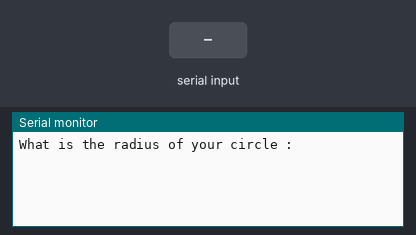
Recording of a sketch running on a simulated Arduino Uno, built with avr-gcc and run on an emulated ATmega328P. Shown: the last lines printed to the serial monitor. Inputs (shaded band) come from the test bench.

Above: at 1.2 s.
1.3 s: "90,45\n" received over Serial
At 2.2 s:
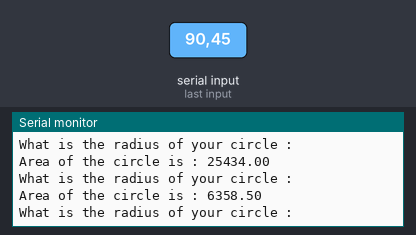
2.8 s: "30,150\n" received over Serial
At 4.4 s:
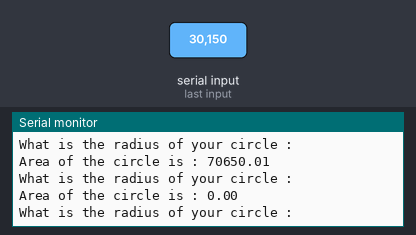
Timing chart, 0 to 5.9 s (numbered marks = the images above; inputs shaded):
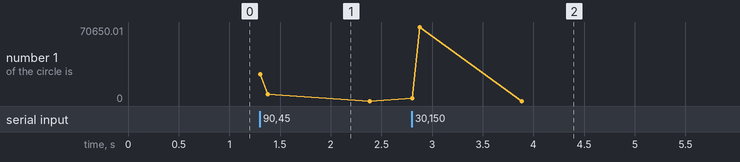

Measured:
- after the input at 1.3 s, the serial monitor: prints a new line at once (image 1)
- after the input at 2.8 s, the serial monitor: prints a new line at once (image 2)

The sketch:

arofcirin.ino
```cpp
float r;
String msg="What is the radius of your circle : ";
float ar;
float pi=3.14;
String msg2="Area of the circle is : ";
void setup() {
Serial.begin(9600);
}

void loop() {
Serial.println(msg);
while (Serial.available()==0){

}
r=Serial.parseFloat();
ar=pi*r*r;
Serial.print(msg2);
Serial.println(ar);
}
```
